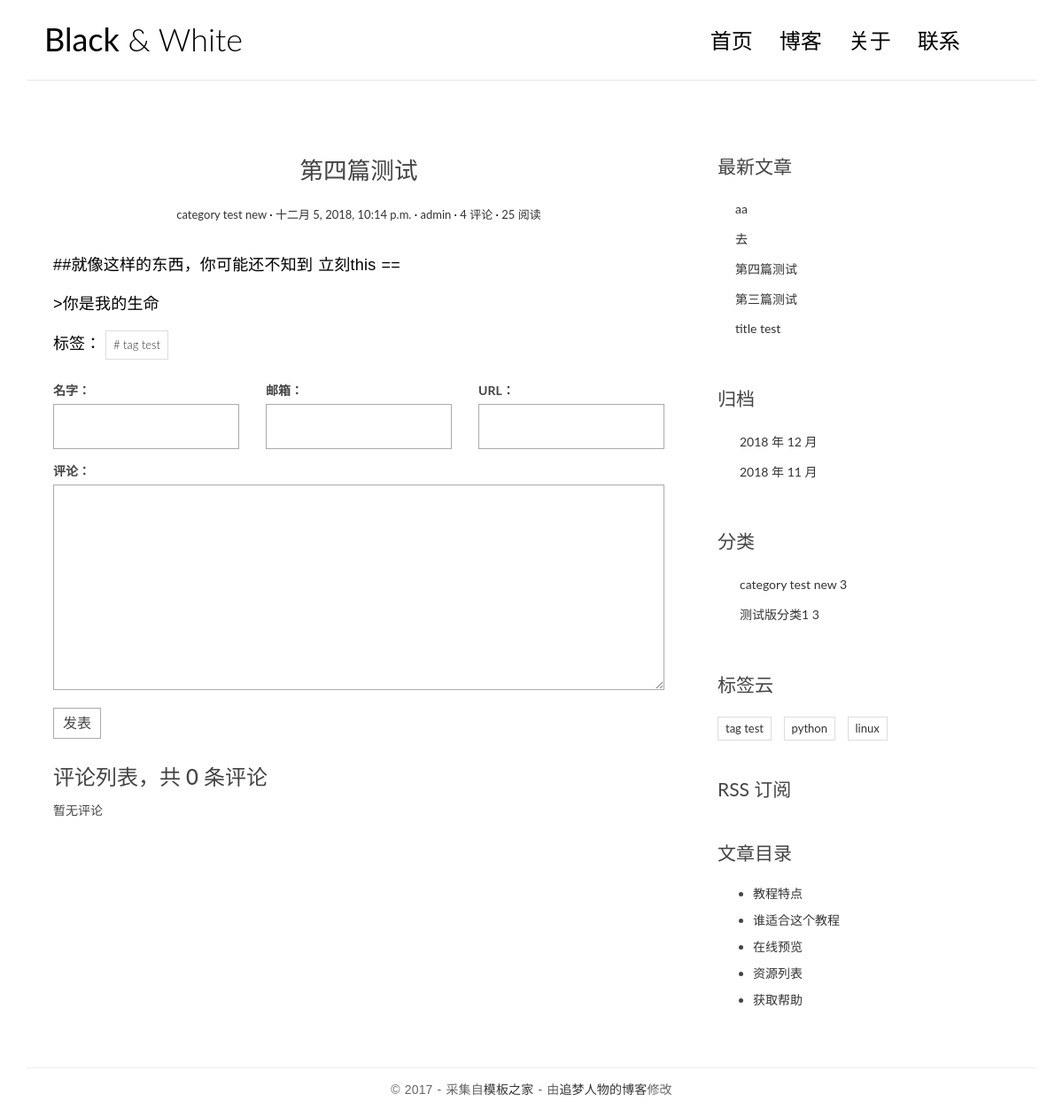
Page /post/4/ on the earlier database version.
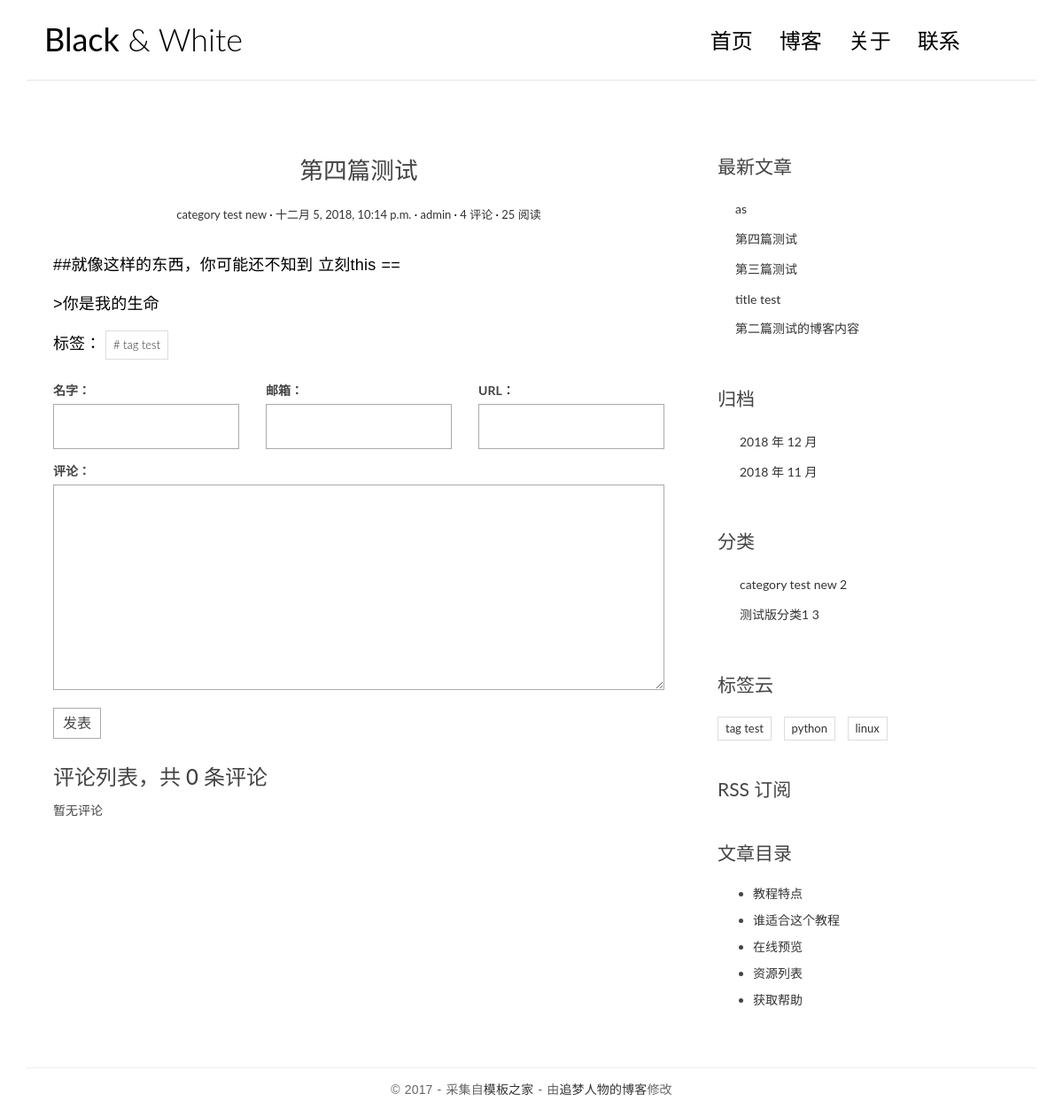
Same page on the later database version.
### blog/models.py (models this page shows, shortened)
class Tag(models.Model):
	name = models.CharField(max_length=100)

class Post(models.Model):
	title = models.CharField(max_length=70)
	body = models.TextField()
	created_time = models.DateTimeField()
	modified_time = models.DateTimeField()
	excerpt = models.CharField(max_length=200,blank=True)#摘要，允许为空
	category = models.ForeignKey(Category)
	tags = models.ManyToManyField(Tag,blank=True)
	author = models.ForeignKey(User)
	views = models.PositiveIntegerField(default=0)
	def get_absolute_url(self):
		return reverse('detail',kwargs={'pk':self.pk})
	class Meta:
		ordering = ['-created_time','title']
	def increase_views(self):
		self.views += 1
		self.save(update_fields=['views'])
	def save(self, *args, **kwargs):
		if not self.excerpt:
			md = markdown.Markdown(extensions=[
                'markdown.extensions.extra',
                'markdown.extensions.codehilite',
            ])
			self.excerpt = strip_tags(md.convert(self.body))[:54]
		super(Post, self).save(*args, **kwargs)

class Category(models.Model):
	name = models.CharField(max_length=100)

### blog/views.py (the view)
# urls.py: url(r'^post/(?P<pk>[0-9]+)/$', views.detail, name='detail'),
def detail(request,pk):
	print(pk,type(pk))
	post = get_object_or_404(Post,pk=pk)  #此函数为验证pk是否在Post表存在，存在则返回数据，否则404回值
	post.increase_views()
	print(post.body)
	post.body = markdown.markdown(post.body,extensions=[
		'markdown.extensions.extra',     #
		'markdown.extensions.codehilite',#语法高亮
		'markdown.extensions.toc',		#自动生成目录
	])
	form = CommentForm()
	comment_list = post.comment_set.all()
	context = {'post': post,
               'form': form,
               'comment_list': comment_list
               }
	return render(request,'blog/detail.html',context=context)

### comments/forms.py
class CommentForm(forms.ModelForm):
	class Meta:
		model = Comment
		fields = ['name','email','url','text']

### blog/templatetags/blog_tags.py (called while the page is built)
@register.simple_tag
def get_recent_posts(num=5):
	return Post.objects.all().order_by('-created_time')[:num]

@register.simple_tag
def archives():
	return Post.objects.dates('created_time', 'month', order='DESC')

@register.simple_tag
def get_categories():
	return Category.objects.annotate(num_posts=Count('post')).filter(num_posts__gt=0)

@register.simple_tag
def get_tags():
	return Tag.objects.annotate(num_posts=Count('post')).filter(num_posts__gt=0)

### templates/blog/detail.html (shortened to what this page needs)
{% extends 'base.html'%}
{% block main%}
				<article class="post post-{{ post.pk }}" >
				  <header class="entry-header">
					<h1 class="entry-title" id='{{ post.pk }}'>{{ post.title }}</h1>
					<div class="entry-meta">
					  <span class="post-category"><a href="#">{{ post.category.name }}</a></span>
					  <span class="post-date"><a href="#"><time class="entry-date"
																datetime="{{ post.created_time }}">{{ post.created_time }}</time></a></span>
					  <span class="post-author"><a href="#">{{ post.author }}</a></span>
					  <span class="comments-link"><a href="#">4 评论</a></span>
					  <span class="views-count"><a href="#">{{ post.views }} 阅读</a></span>
					</div>
				  </header>
				  <div class="entry-content clearfix">
					{{ post.body|safe }}
						<div class="widget-tag-cloud">
							<ul>
								标签：
								{% for tag in post.tags.all %}
									<li><a href="{% url 'tag' tag.pk %}"># {{ tag.name }}</a></li>
								{% endfor %}
							</ul>
						</div>
				  </div>
				</article>
    <section class="comment-area">
      <form action="{% url 'comments:post_comment' post.pk %}" method="post" class="comment-form">
		  <div class="row">
			<div class="col-md-4">
			  <label for="{{ form.name.id_for_label }}">名字：</label>
			  {{ form.name }}
			</div>
			<div class="col-md-4">
			  <label for="{{ form.email.id_for_label }}">邮箱：</label>
			  {{ form.email }}
			</div>
			<div class="col-md-4">
			  <label for="{{ form.url.id_for_label }}">URL：</label>
			  {{ form.url }}
			</div>
			<div class="col-md-12">
			  <label for="{{ form.text.id_for_label }}">评论：</label>
			  {{ form.text }}
			  <button type="submit" class="comment-btn">发表</button>
			</div>
		  </div>
		</form>
		<div class="comment-list-panel">
                        <h3>评论列表，共 <span>{{ post.comment_set.count }}</span> 条评论</h3>
		<ul class="comment-list list-unstyled">
	  {% for comment in comment_list %}
	  <li class="comment-item">
		<span class="nickname">{{ comment.name }}</span>
		<time class="submit-date">{{ comment.created_time }}</time>
		<div class="text">
		  {{ comment.text }}
		</div>
	  </li>
	  {% empty %}
	  暂无评论
	  {% endfor %}
	</ul>
	 </div>
    </section>
{% endblock main %}
{% block toc %}
    <div class="widget widget-content">
        <h3 class="widget-title">文章目录</h3>
        <ul>
            <li>
                <a href="#">教程特点</a>
            </li>
            <li>
                <a href="#">谁适合这个教程</a>
            </li>
            <li>
                <a href="#">在线预览</a>
            </li>
            <li>
                <a href="#">资源列表</a>
            </li>
            <li>
                <a href="#">获取帮助</a>
            </li>
        </ul>
    </div>
{% endblock toc %}

### templates/base.html (shortened to what this page needs)
{% load staticfiles %}
{% load blog_tags %}
<!DOCTYPE html>
<html>
<head>
    <link rel="stylesheet" href="http://code.ionicframework.com/ionicons/2.0.1/css/ionicons.min.css">
     <link rel="stylesheet" href="{% static 'blog/css/bootstrap.min.css' %}">
     <link rel="stylesheet" href="{% static 'blog/css/pace.css' %}">
     <link rel="stylesheet" href="{% static 'blog/css/custom.css' %}">
	<link rel="stylesheet" href="{% static 'blog/css/highlights/github.css' %}">
</head>
<body>
<div class="container">
    <header id="site-header">
        <div class="row">
            <div class="col-md-4 col-sm-5 col-xs-8">
                <div class="logo">
                    <h1><a href="{% url 'index' %}"><b>Black</b> &amp; White</a></h1>
                </div>
            </div>
            <div class="col-md-8 col-sm-7 col-xs-4">
                <nav class="main-nav" role="navigation">
                    <div class="collapse navbar-collapse" id="bs-example-navbar-collapse-1">
                        <ul class="nav navbar-nav navbar-right">
                            <li class="cl-effect-11"><a href="{% url 'index' %}" data-hover="首页">首页</a></li>
                            <li class="cl-effect-11"><a href="full-width.html" data-hover="博客">博客</a></li>
                            <li class="cl-effect-11"><a href="about.html" data-hover="关于">关于</a></li>
                            <li class="cl-effect-11"><a href="contact.html" data-hover="联系">联系</a></li>
                        </ul>
                    </div>
                </nav>
            </div>
        </div>
    </header>
</div>
<div class="content-body">
    <div class="container">
        <div class="row">
            <main class="col-md-8">
			{% block main %}
			{% endblock main %}
            </main>
            <aside class="col-md-4">
				    <div class="widget widget-recent-posts">
                    <h3 class="widget-title">最新文章</h3>
					 {% get_recent_posts as recent_post_list %}
                    <ul>
						 {% for post in recent_post_list %}
							<li>
								 <a href="{{ post.get_absolute_url }}">{{ post.title }}</a>
							</li>
                        {% empty %}
							暂无文章！
						{% endfor %}
                    </ul>
                </div>
                <div class="widget widget-archives">
                    <h3 class="widget-title">归档</h3>
                    {% archives as date_list %}
					  <ul>
						{% for date in date_list %}
						<li>
						  <a href="{% url 'archives' date.year date.month %}">{{ date.year }} 年 {{ date.month }} 月</a>
						</li>
						{% empty %}
						暂无归档！
						{% endfor %}
					  </ul>
                </div>
                <div class="widget widget-category">
                    <h3 class="widget-title">分类</h3>
                    {% get_categories as category_list %}
					  <ul>
						{% for category in category_list %}
							<li>
							  <a href="{% url 'category' category.pk %}">{{ category.name }} <span class="post-count">{{ category.num_posts }}</span></a>
							</li>
						{% empty %}
						暂无分类！
						{% endfor %}
					  </ul>
                </div>
                <div class="widget widget-tag-cloud">
				  <h3 class="widget-title">标签云</h3>
				  {% get_tags as tag_list %}
				  <ul>
					{% for tag in tag_list %}
					<li>
					  <a href="{% url 'tag' tag.pk %}">{{ tag.name }}</a>
					</li>
					{% empty %}
					暂无标签！
					{% endfor %}
				  </ul>
				</div>
                <div class="rss">
                    <a href="{% url 'rss' %}"> RSS 订阅</a>
                </div>
			{% block toc %}
			{% endblock toc%}
            </aside>
        </div>
    </div>
</div>
<footer id="site-footer">
    <div class="container">
        <div class="row">
            <div class="col-md-12">
                <p class="copyright">&copy 2017 - 采集自<a href="http://www.cssmoban.com/"
                                                        target="_blank" title="模板之家">模板之家</a>
                    - 由<a href="http://zmrenwu.com/" title="网页模板" target="_blank">追梦人物的博客</a>修改
                </p>
            </div>
        </div>
    </div>
</footer>
</body>
</html>

Differences in the rows shown:
removed Post: title "aa"
removed Post: title "去"
added Post: title "as"
now on this page (row unchanged): Post: title "第二篇测试的博客内容"
computed for Category "category test new": num_posts "3" → "2"
